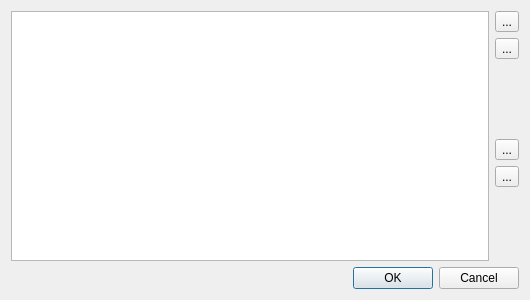
<?xml version="1.0" encoding="UTF-8"?>
<ui version="4.0">
 <class>alarm_plugin::SettingsDialog</class>
 <widget class="QDialog" name="alarm_plugin::SettingsDialog">
  <property name="geometry">
   <rect>
    <x>0</x>
    <y>0</y>
    <width>530</width>
    <height>300</height>
   </rect>
  </property>
  <property name="windowTitle">
   <string>Alarm Settings</string>
  </property>
  <layout class="QGridLayout" name="gridLayout">
   <item row="0" column="0" rowspan="6">
    <widget class="QListWidget" name="alarms_list"/>
   </item>
   <item row="0" column="1">
    <widget class="QToolButton" name="add_btn">
     <property name="toolTip">
      <string>Add new alarm</string>
     </property>
     <property name="text">
      <string>...</string>
     </property>
     <property name="icon">
      <iconset resource="../alarm.qrc">
       <normaloff>:/alarm/add.svg</normaloff>:/alarm/add.svg</iconset>
     </property>
    </widget>
   </item>
   <item row="1" column="1">
    <widget class="QToolButton" name="del_btn">
     <property name="toolTip">
      <string>Delete selected</string>
     </property>
     <property name="text">
      <string>...</string>
     </property>
     <property name="icon">
      <iconset resource="../alarm.qrc">
       <normaloff>:/alarm/del.svg</normaloff>:/alarm/del.svg</iconset>
     </property>
    </widget>
   </item>
   <item row="2" column="1">
    <spacer name="verticalSpacer">
     <property name="orientation">
      <enum>Qt::Vertical</enum>
     </property>
     <property name="sizeHint" stdset="0">
      <size>
       <width>20</width>
       <height>70</height>
      </size>
     </property>
    </spacer>
   </item>
   <item row="3" column="1">
    <widget class="QToolButton" name="disable_all_btn">
     <property name="toolTip">
      <string>Disable all alarms</string>
     </property>
     <property name="text">
      <string>...</string>
     </property>
     <property name="icon">
      <iconset resource="../alarm.qrc">
       <normaloff>:/alarm/disable_all.svg</normaloff>:/alarm/disable_all.svg</iconset>
     </property>
    </widget>
   </item>
   <item row="4" column="1">
    <widget class="QToolButton" name="delete_all_btn">
     <property name="toolTip">
      <string>Remove all alarms</string>
     </property>
     <property name="text">
      <string>...</string>
     </property>
     <property name="icon">
      <iconset resource="../alarm.qrc">
       <normaloff>:/alarm/remove_all.svg</normaloff>:/alarm/remove_all.svg</iconset>
     </property>
    </widget>
   </item>
   <item row="5" column="1">
    <spacer name="verticalSpacer_2">
     <property name="orientation">
      <enum>Qt::Vertical</enum>
     </property>
     <property name="sizeHint" stdset="0">
      <size>
       <width>20</width>
       <height>70</height>
      </size>
     </property>
    </spacer>
   </item>
   <item row="6" column="0" colspan="2">
    <widget class="QDialogButtonBox" name="buttonBox">
     <property name="orientation">
      <enum>Qt::Horizontal</enum>
     </property>
     <property name="standardButtons">
      <set>QDialogButtonBox::Cancel|QDialogButtonBox::Ok</set>
     </property>
    </widget>
   </item>
  </layout>
 </widget>
 <resources>
  <include location="../alarm.qrc"/>
 </resources>
 <connections>
  <connection>
   <sender>buttonBox</sender>
   <signal>accepted()</signal>
   <receiver>alarm_plugin::SettingsDialog</receiver>
   <slot>accept()</slot>
   <hints>
    <hint type="sourcelabel">
     <x>248</x>
     <y>254</y>
    </hint>
    <hint type="destinationlabel">
     <x>157</x>
     <y>274</y>
    </hint>
   </hints>
  </connection>
  <connection>
   <sender>buttonBox</sender>
   <signal>rejected()</signal>
   <receiver>alarm_plugin::SettingsDialog</receiver>
   <slot>reject()</slot>
   <hints>
    <hint type="sourcelabel">
     <x>316</x>
     <y>260</y>
    </hint>
    <hint type="destinationlabel">
     <x>286</x>
     <y>274</y>
    </hint>
   </hints>
  </connection>
 </connections>
</ui>
